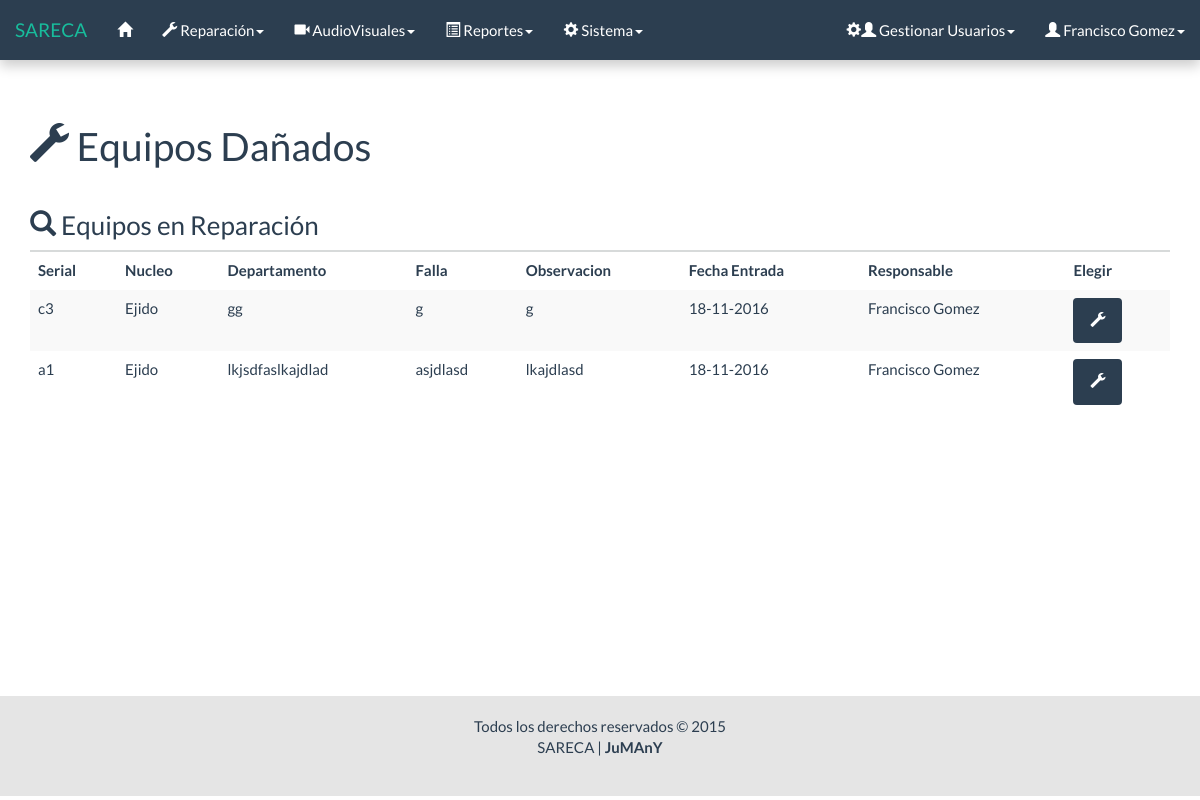
Before: /html/consulta_equipo_f.php (signed in) with the older database file.
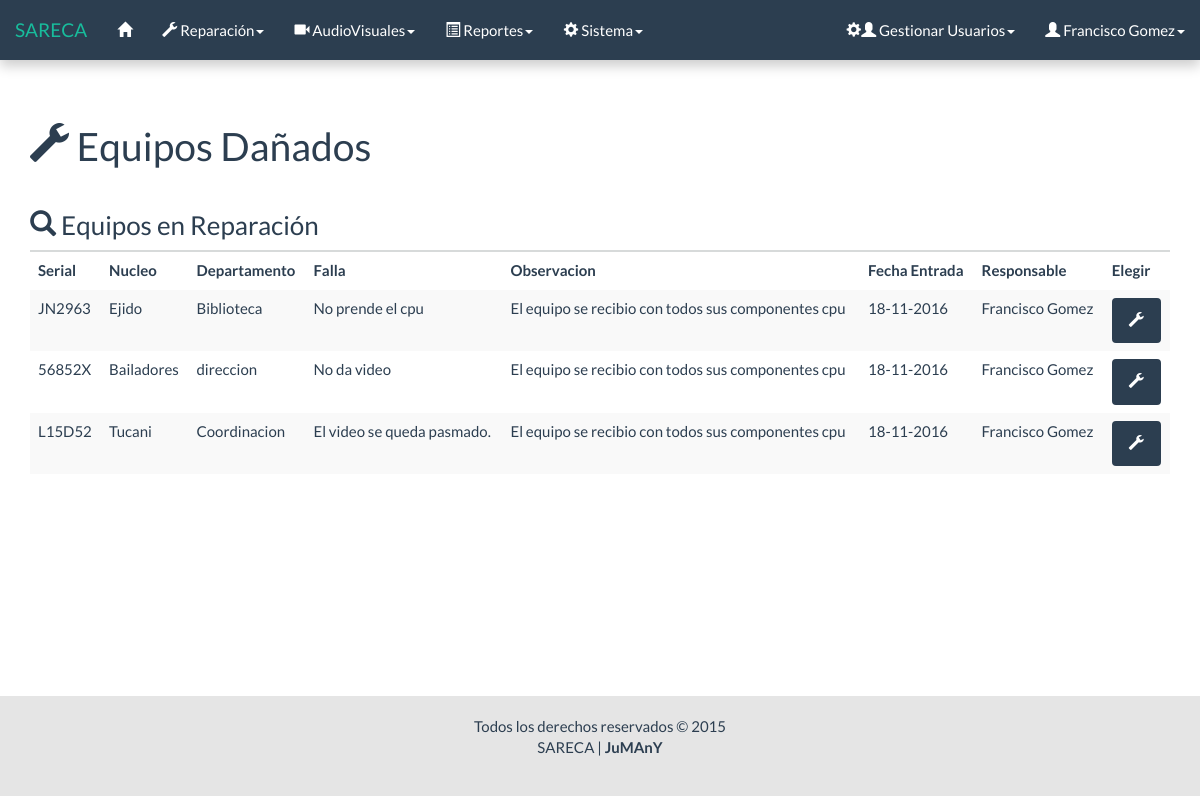
After: the same page with the newer database file.
### tables this page shows
CREATE TABLE `reparacion` (
  `Id` int(11) NOT NULL AUTO_INCREMENT,
  `Serial_equipo` varchar(11) NOT NULL,
  `Fecha_entrada` date NOT NULL,
  `Nucleo` varchar(50) NOT NULL,
  `Departamento` varchar(50) NOT NULL,
  `falla` varchar(50) NOT NULL,
  `Estado` int(1) NOT NULL,
  `observacion` varchar(50) NOT NULL,
  `resultado` int(1) NOT NULL,
  `observacion_reaparacion` varchar(200) NOT NULL,
  `Fecha_salida` date NOT NULL,
  `responsable` varchar(50) NOT NULL,
  PRIMARY KEY (`Id`),
  UNIQUE KEY `Serial_equipo` (`Serial_equipo`,`Fecha_entrada`),
  KEY `responsable` (`responsable`),
  CONSTRAINT `reparacion_ibfk_1` FOREIGN KEY (`responsable`) REFERENCES `usuario` (`Id`) ON UPDATE CASCADE
);

CREATE TABLE `usuario` (
  `Id` varchar(50) NOT NULL,
  `Contrasena` varchar(32) NOT NULL,
  `Nivel` int(1) NOT NULL,
  `Nombre` varchar(50) NOT NULL,
  `correo` varchar(50) NOT NULL,
  PRIMARY KEY (`Id`)
);

### html/consulta_equipo_f.php (the view, shortened to what this page needs)
<?php
	require('../php/conexion/conexion.php');
	$sql = "SELECT reparacion.*, usuario.Nombre
			FROM reparacion
			JOIN usuario ON usuario.Id = reparacion.responsable
			WHERE Estado = 1";
	$res = $conectar->query($sql);
?>
<!DOCTYPE html>
<html lang="es">
	<head>
		<link rel="stylesheet" href="../css/bootstrap.css">
		<link rel="stylesheet" href="../css/general.css">
	</head>
	<body>
		<div id="wrap">
			<?php
				include("menu/menu.php");
			?>
			<div class="container">
				<div class="bs-docs-section">
					<?php
						include('mensaje/mensaje.php');
					?>
					<div class="row">
						<div class="col-lg-12">
							<div class="page-header">
								<h1><span class="glyphicon glyphicon-wrench"></span> Equipos Dañados</h1>
							</div>
							<?php
							if ($res->num_rows == 0) {
							?>
								<h3><span class="glyphicon glyphicon-search"></span> Equipos en Reparación</h3>
								<div class="alert alert-dismissible alert-info">
									<strong>No hay equipos en reparación.</strong>
								</div>
							<?php
							} else {
							?>
								<h3><span class="glyphicon glyphicon-search"></span> Equipos en Reparación</h3>
								<table class="table table-striped table-hover">
									<thead>
										<tr>
											<th>Serial</th>
											<th>Nucleo</th>
											<th>Departamento</th>
											<th>Falla</th>
											<th>Observacion</th>
											<th>Fecha Entrada</th>
											<th>Responsable</th>
											<th>Elegir</th>
										</tr>
									</thead>
									<tbody>
										<?php
										while ($fila = $res->fetch_object()) {
											list($a,$m,$d) = explode('-',$fila->Fecha_entrada);
											printf('
												<tr>
													<td>%s</td>
													<td>%s</td>
													<td>%s</td>
													<td>%s</td>
													<td>%s</td>
													<td>%d-%d-%d</td>
													<td>%s</td>
													<td><a href="consulta_reparacion_f.php?s=%s" class="btn btn-primary" data-toggle="tooltip" data-placement="right" title="" data-original-title="Reparar"><span class="glyphicon glyphicon-wrench"></span> </a></td>
												</tr>',
												$fila->Serial_equipo,
												$fila->Nucleo,
												$fila->Departamento,
												$fila->falla,
												$fila->observacion,
												$d,
												$m,
												$a,
												$fila->Nombre,
												$fila->Serial_equipo
											);
										}
										?>
									</tbody>
								</table>
							<?php
							}
							?>
						</div>
					</div>
				</div>
			</div>
			<div id="push"></div>
		</div>
		<div id="footer">
			<div class="container">
				<p class="muted credit">
					Todos los derechos reservados &copy; 2015 <br>
					SARECA | <b>JuMAnY</b>
				</p>
			</div>
		</div>
	</body>
</html>

Changed rows visible on the page:
no longer on this page (row edited): reparacion: Serial_equipo "c3", Nucleo "Ejido", Departamento "gg", falla "g", observacion "g", d "18", m "11", a "2016", responsable.Nombre "Francisco Gomez"
no longer on this page (row edited): reparacion: Serial_equipo "a1", Nucleo "Ejido", Departamento "lkjsdfaslkajdlad", falla "asjdlasd", observacion "lkajdlasd", d "18", m "11", a "2016", responsable.Nombre "Francisco Gomez"
added reparacion: Serial_equipo "JN2963", Nucleo "Ejido", Departamento "Biblioteca", falla "No prende el cpu", observacion "El equipo se recibio con todos sus componentes cpu", d "18", m "11", a "2016", responsable.Nombre "Francisco Gomez"
now on this page (row edited): reparacion: Serial_equipo "56852X", Nucleo "Bailadores", Departamento "direccion", falla "No da video", observacion "El equipo se recibio con todos sus componentes cpu", d "18", m "11", a "2016", responsable.Nombre "Francisco Gomez"
added reparacion: Serial_equipo "L15D52", Nucleo "Tucani", Departamento "Coordinacion", falla "El video se queda pasmado.", observacion "El equipo se recibio con todos sus componentes cpu", d "18", m "11", a "2016", responsable.Nombre "Francisco Gomez"
